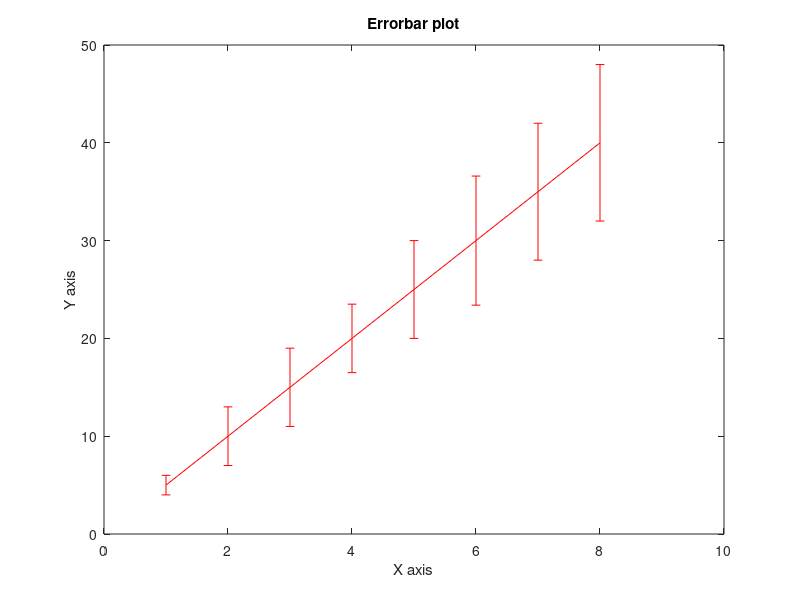

MATLAB code for this plot:
x = [5 10 15 20 25 30 35 40]
y = [1 3 4 3.5 5 6.6  7 8]
errorbar(x, y, 'r')
title('Errorbar plot')
xlabel('X axis')
ylabel('Y axis')

